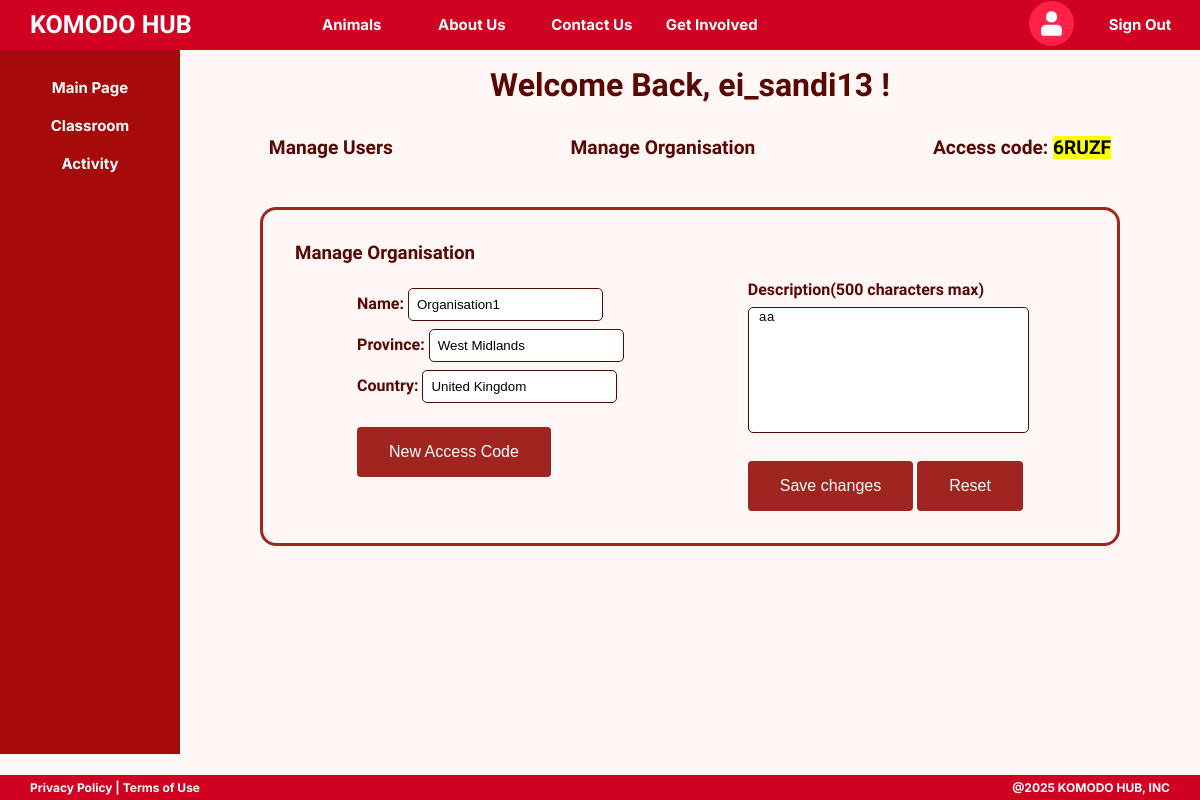
The app's page /principal/org/ (signed in), older data.
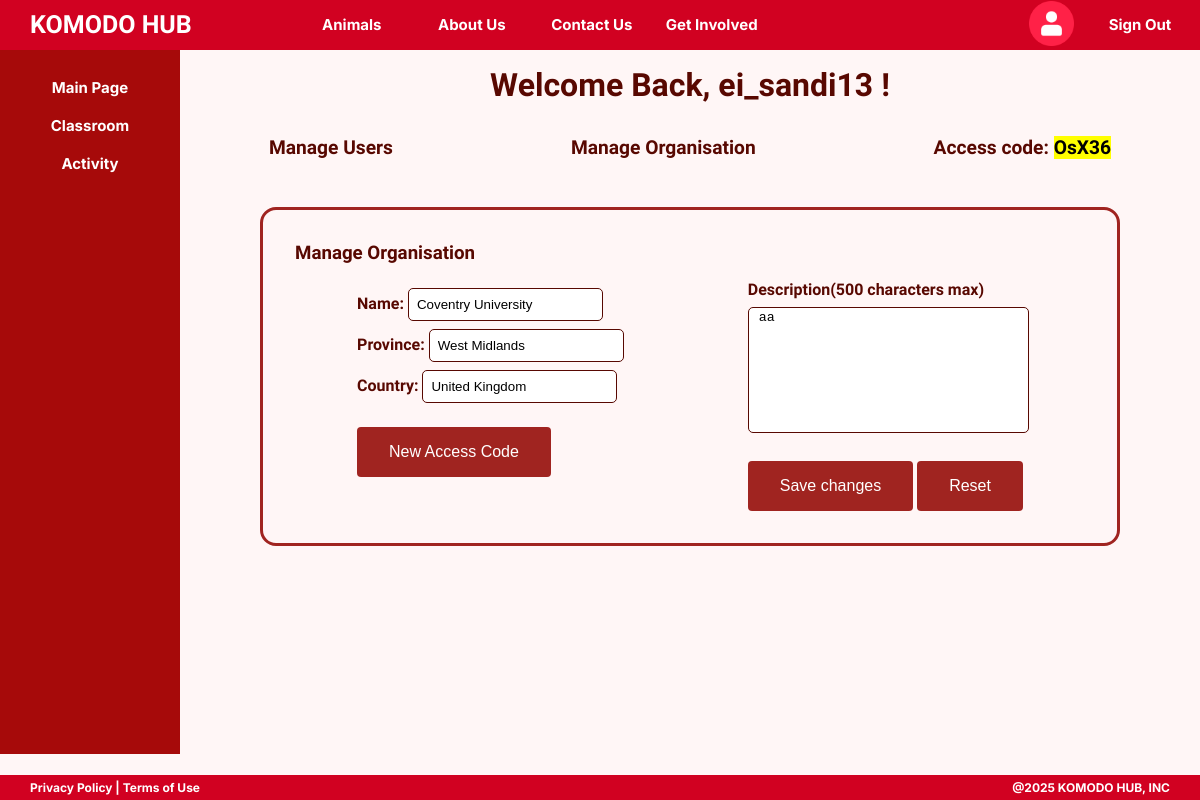
The same page, newer data.
### models.py (models this page shows, shortened)
class Organisation(db.Model):
    __tablename__ = "organisation"
    org_id = db.Column(db.Integer, primary_key=True)
    org_name = db.Column(db.String(200), unique=True, nullable = False)
    province = db.Column(db.String(120), nullable = False)
    country = db.Column(db.String(60), default = 'Indonesia')
    logo_data = db.Column(db.LargeBinary)
    logo_type = db.Column(db.Text)
    intro = db.Column(db.Text)
    access_code = db.Column(db.String(10))

### routes.py (the view, shortened to what this page needs)
    @app.route("/principal/org/", methods = ['GET','POST'])
    @login_required
    def principal_org():
        if request.method == 'GET':
            org = Organisation.query.filter(Organisation.org_id == current_user.org_id).first()
            org_name = org.org_name
            province = org.province
            country = org.country
            access_code = org.access_code
            description = org.intro
            return render_template("principal_org.html", username = current_user.username, org_name = org_name, access = access_code, province = province, country = country, description = description)

### templates/principal_org.html (shortened to what this page needs)
{% extends 'principal_main.html' %}
{% block head %}
    <link rel="stylesheet" href="{{ url_for('static', filename = 'principal_main.css') }}">
{% endblock %}
{% block box %}
<h3> Manage Organisation </h3>
<form id = "org-form" method="POST" action="/principal/org" >
    <div class = "left">
        <label for="org_name">Name: </label>
        <input id="org_name" type="text" name="org_name" value= "{{org_name}} "required><br>
        <label for="province">Province: </label>
        <input id="province" type="text" name="province" value= "{{province}}" required><br>
        <label for="country">Country: </label>
        <input id="country" type="text" name="country" value= "{{country}}" required><br>
        <button type = "button" id = "code">New Access Code</button>
    </div>
    <div class = "right">
        <label for="description">Description(500 characters max) </label><br>
        <textarea id="description" type="text" name="description" required> {{description}} </textarea><br>
        <button type = "submit">Save changes</button>
        <button type = "reset">Reset</button>
    </div>
</form>
{% endblock %}

### templates/principal_main.html (shortened to what this page needs)
{% extends 'PrivateMain.html' %}
{% block body %}
<h3 id = "welcome"> Welcome Back, {{username}} !</h3>
<div class = "top-row">
    <a href="{{ url_for('principal_dashboard') }}">Manage Users</a>
    <a href="{{ url_for('principal_org') }}">Manage Organisation</a>
    <p> Access code: <mark>{{access}}</mark> </p>
</div>
<div class = "box">
    {% block box %}
    {% endblock %}
</div>
{% endblock %}

Row changes from the older to the newer data that the page shows:
changed Organisation "West Midlands": access_code "6RUZF" → "OsX36"; org_name "Organisation1" → "Coventry University"
